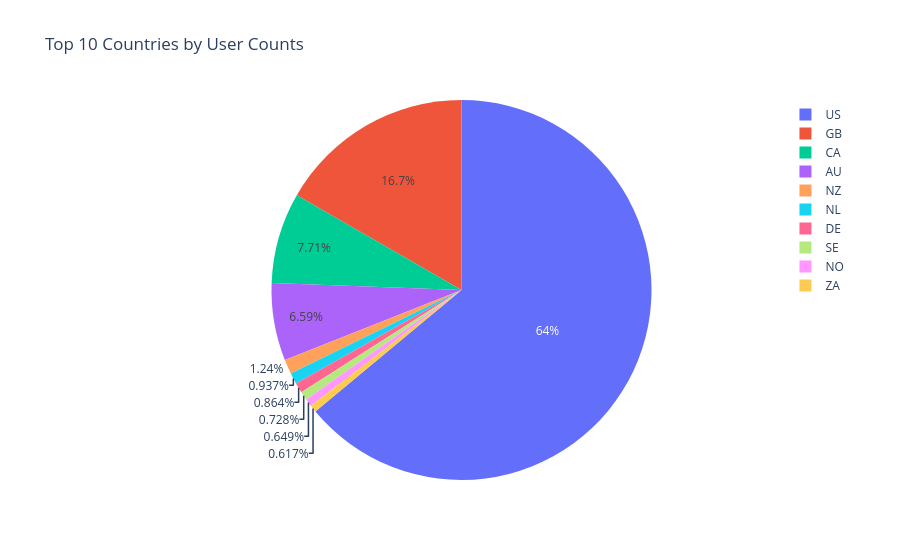

Notebook code cell kept with this figure:
### Markdown cell above
#### Top 10 Countries by User Counts

### Code cell
# Get Top 10 countries df
country_df = user_df.groupby('country').count()['user_id'].reset_index()
country_df['count'] = country_df['user_id']
country_df = country_df.sort_values('count', ascending=False)[:10]
# Plot Top 10 Countries by User Counts
fig = px.pie(country_df, values='count', names='country', 
             title='Top 10 Countries by User Counts',
             )
fig.show()

### Figure 1 — Plotly figure (JSON) as saved in the notebook; plotly's stock layout.template omitted (floating-point values rounded to 4 significant figures)
{"data": [{"domain": {"x": [0, 1], "y": [0, 1]}, "hovertemplate": "country=%{label}<br>count=%{value}<extra></extra>", "labels": ["US", "GB", "CA", "AU", "NZ", "NL", "DE", "SE", "NO", "ZA"], "legendgroup": "", "name": "", "showlegend": true, "type": "pie", "values": [23550, 6147, 2839, 2428, 456, 345, 318, 268, 239, 227]}], "layout": {"legend": {"tracegroupgap": 0}, "title": {"text": "Top 10 Countries by User Counts"}}}
